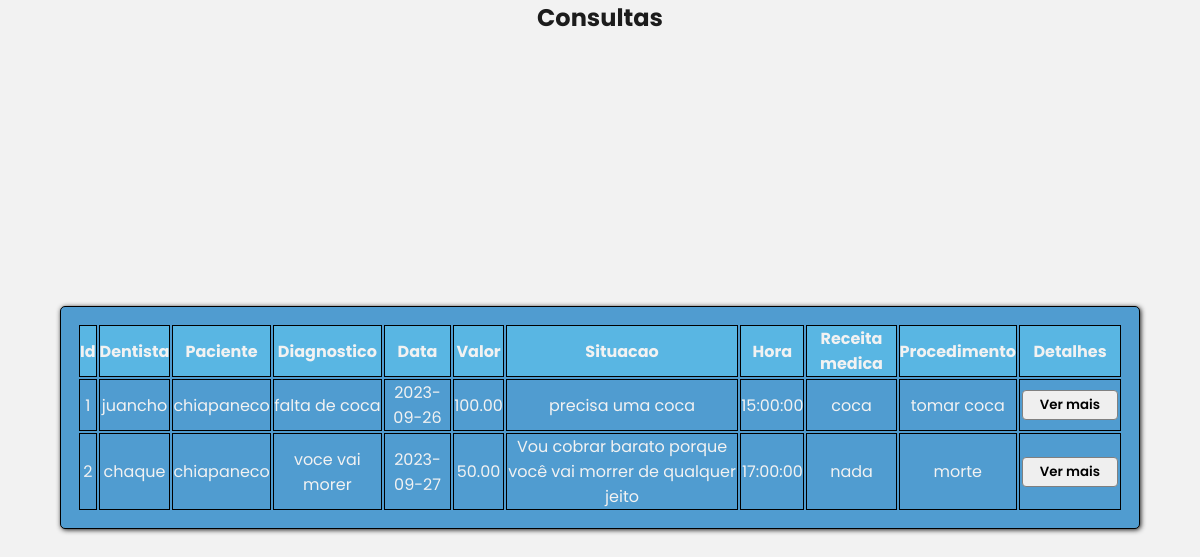
/listarconsulta.php, run on an earlier commit of the app's database.
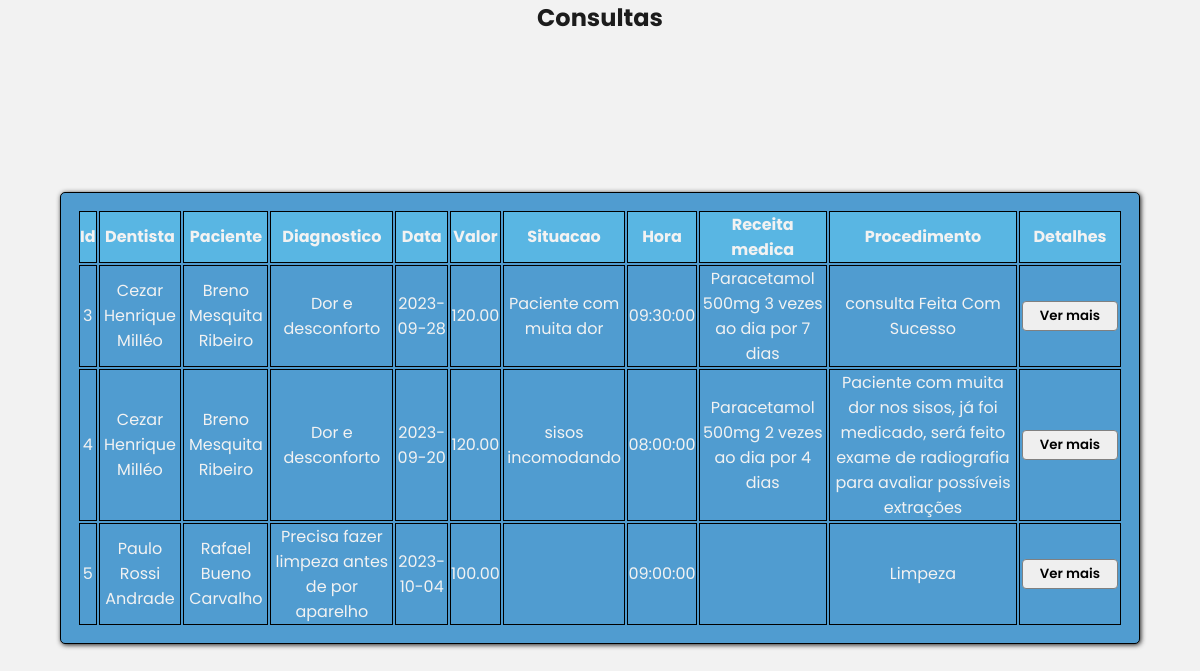
And on a later commit of the database.
### tables this page shows
CREATE TABLE IF NOT EXISTS `consulta` (
  `id_consulta_pk` int(11) NOT NULL,
  `id_dentista_fk` int(11) NOT NULL,
  `id_paciente_fk` int(11) NOT NULL,
  `diagnostico` text,
  `data` date DEFAULT NULL,
  `valor` decimal(10,2) DEFAULT NULL,
  `situacao` text,
  `hora` time DEFAULT NULL,
  `receita_medica` text,
  `descricao` text,
  PRIMARY KEY (`id_consulta_pk`),
  KEY `id_dentista_fk` (`id_dentista_fk`),
  KEY `id_paciente_fk` (`id_paciente_fk`)
);

CREATE TABLE IF NOT EXISTS `dentista` (
  `id_funcionario_pk` int(12) NOT NULL,
  `cpf` varchar(11) DEFAULT NULL,
  `especialidade` text,
  `nome` text,
  `endereco` text,
  `telefone` bigint(12) DEFAULT NULL,
  `email` text,
  `crm` text,
  PRIMARY KEY (`id_funcionario_pk`)
);

CREATE TABLE IF NOT EXISTS `paciente` (
  `id_paciente_pk` int(11) NOT NULL,
  `nome` text,
  `telefone` varchar(11) DEFAULT NULL,
  `email` text,
  `senha` varchar(100) DEFAULT NULL,
  `cpf` bigint(11) DEFAULT NULL,
  `endereco` text,
  PRIMARY KEY (`id_paciente_pk`)
);

### persistence/Banco.php (called while the page is built, shortened)
<?php
class Banco{
	private $conexao;
	public function __construct(){
		$this->url="localhost";
		$this->usuario="root";
		$this->senha="";
		$this->banco="odontologia";
		$this->conexao=new mysqli($this->url,$this->usuario,
			$this->senha,$this->banco);
	}
	public function consultar($sql)
	{
		$consulta=$this->conexao->query($sql);
		$linhas=$consulta->num_rows;
		if($linhas>0){
			return $consulta;
		}else{
			return false;
		}
	}
}
?>

### persistence/ConsultaPA.php (called while the page is built, shortened)
<?php
require_once 'Banco.php';
class ConsultaPA{
	private $conexao;
	function __construct()
	{
		$this->conexao=new Banco();
	}
	public function listar_inicio_fim($inicio,$fim)
	{
		$sql="select * from consulta where id_consulta_pk
		between $inicio and $fim";
		return $this->conexao->consultar($sql);
	}
	public function converteIdParaNomeDentista($id)
		{
			$sql="select dentista.nome as nome from consulta join dentista on consulta.id_dentista_fk=dentista.id_funcionario_pk where id_funcionario_pk=$id";
			return $this->conexao->consultar($sql);
		}
	public function converteIdParaNomePaciente($id)
		{
			$sql="select paciente.nome as nome from consulta join paciente on consulta.id_paciente_fk=paciente.id_paciente_pk where id_paciente_pk=$id";
			return $this->conexao->consultar($sql);
		}
}
?>

### listarconsulta.php (the view, shortened to what this page needs)
<?php
require_once 'cabecalho.php';
?>
    <h2>Consultas</h2>
<?php
if (isset($_POST['inicio'])){
    $inicio=$_POST['inicio'];
    $fim=$inicio+4;
}else{
    $inicio=1;
    $fim=5;
}
require_once 'persistence/ConsultaPA.php';
$consultapa=new consultaPA();
$consulta=$consultapa->listar_inicio_fim($inicio,$fim);
if (!$consulta){
    echo "<h2>Consulta não encontrada!</h2>";
}else{
    echo "<table>";
    echo "<tr>";
    echo "<th>Id</th>";
    echo "<th>Dentista</th>";
    echo "<th>Paciente</th>";
    echo "<th>Diagnostico</th>";
    echo "<th>Data</th>";
    echo "<th>Valor</th>";
    echo "<th>Situacao</th>";
    echo "<th>Hora</th>";
    echo "<th>Receita medica</th>";
    echo "<th>Procedimento</th>";
    echo "<th>Detalhes</th>";
    echo "</tr>";
    while ($linha=$consulta->fetch_assoc()){
        echo "<tr>";
        echo "<td>".$linha['id_consulta_pk']."</td>";
        $aux=$consultapa->converteIdParaNomeDentista($linha['id_dentista_fk']);
        $linhaG=$aux->fetch_assoc();
        echo "<td>".$linhaG['nome']."</td>";
        $aux=$consultapa->converteIdParaNomePaciente($linha['id_paciente_fk']);
        $linhaG=$aux->fetch_assoc();
        echo "<td>".$linhaG['nome']."</td>";
        echo "<td>".$linha['diagnostico']."</td>";
        echo "<td>".$linha['data']."</td>";
        echo "<td>".$linha['valor']."</td>";
        echo "<td>".$linha['situacao']."</td>";
        echo "<td>".$linha['hora']."</td>";
        echo "<td>".$linha['receita_medica']."</td>";
        echo "<td>".$linha['descricao']."</td>";
        echo "<td>
            <form action='detalhes.php' method='POST'>"."
            <input type='hidden' name='idP' value='".$linha['id_paciente_fk']."'>
            <div id='alterar'>
            <input style='margin-left:0px;width:8vw;' type='submit' name='botao' value='Ver mais'>
            </div>
            </form>
            </td>";
        echo "</tr>";
     }
     echo "</table>";
 }
 ?>
</body>
</html>

What changed in the data, as far as the page shows it:
removed consulta: id_consulta_pk "1", dentista.nome "juancho", paciente.nome "chiapaneco", diagnostico "falta de coca", data "2023-09-26", valor "100.00", situacao "precisa uma coca", hora "15:00:00", receita_medica "coca", descricao "tomar coca"
removed consulta: id_consulta_pk "2", dentista.nome "chaque", paciente.nome "chiapaneco", diagnostico "voce vai morer", data "2023-09-27", valor "50.00", situacao "Vou cobrar barato porque você vai morrer de qualquer jeito", hora "17:00:00", receita_medica "nada", descricao "morte"
added consulta: id_consulta_pk "3", dentista.nome "Cezar Henrique Milléo", paciente.nome "Breno Mesquita Ribeiro", diagnostico "Dor e desconforto", data "2023-09-28", valor "120.00", situacao "Paciente com muita dor", hora "09:30:00", receita_medica "Paracetamol 500mg 3 vezes ao dia por 7 dias", descricao "consulta Feita Com Sucesso"
added consulta: id_consulta_pk "4", dentista.nome "Cezar Henrique Milléo", paciente.nome "Breno Mesquita Ribeiro", diagnostico "Dor e desconforto", data "2023-09-20", valor "120.00", situacao "sisos incomodando", hora "08:00:00", receita_medica "Paracetamol 500mg 2 vezes ao dia por 4 dias", descricao "Paciente com muita dor nos sisos, já foi medicado, será feito exame de radiografia para avaliar possíveis extrações"
added consulta: id_consulta_pk "5", dentista.nome "Paulo Rossi Andrade", paciente.nome "Rafael Bueno Carvalho", diagnostico "Precisa fazer limpeza antes de por aparelho", data "2023-10-04", valor "100.00", hora "09:00:00", descricao "Limpeza"
